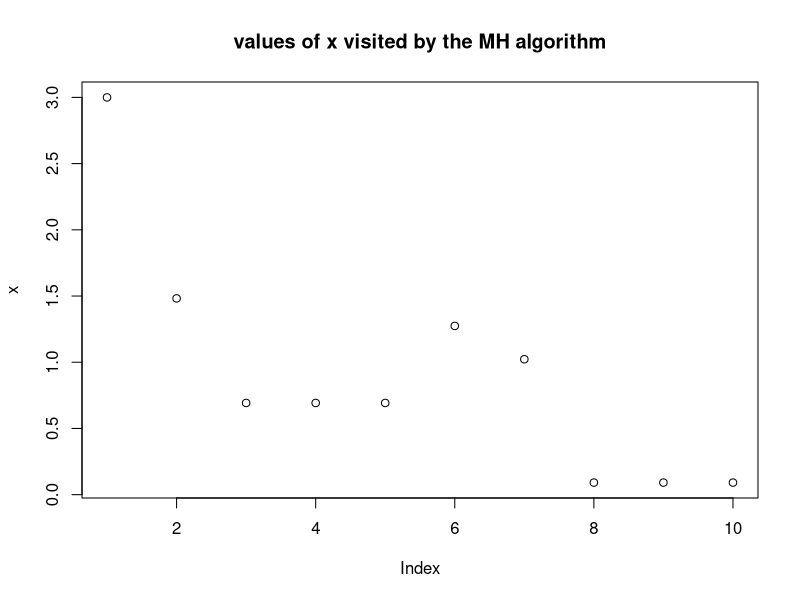
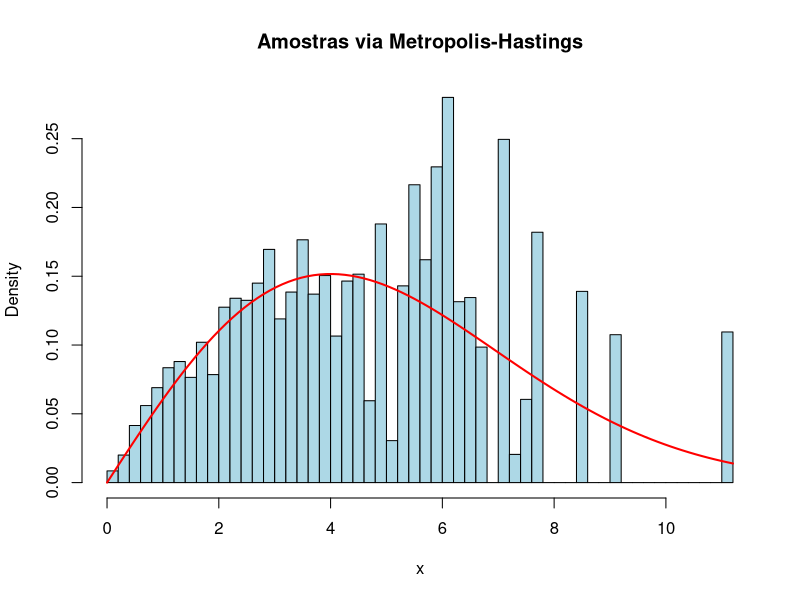
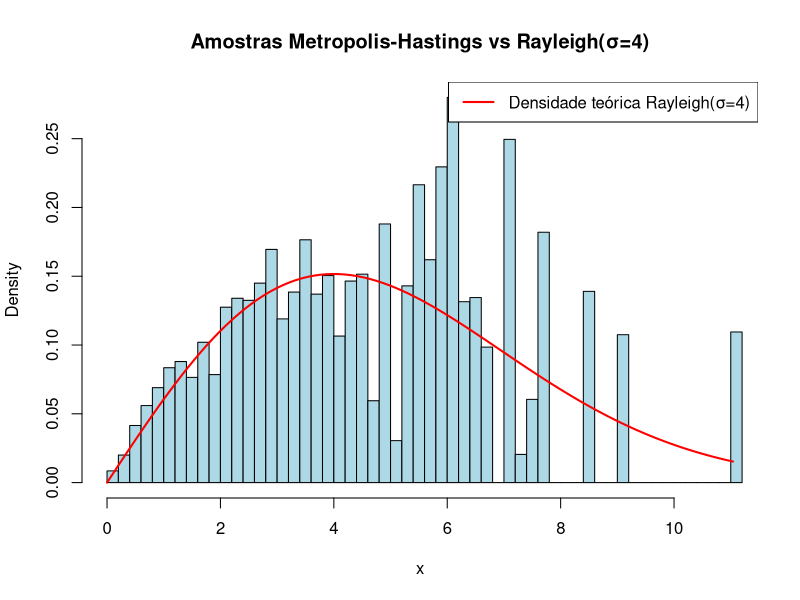
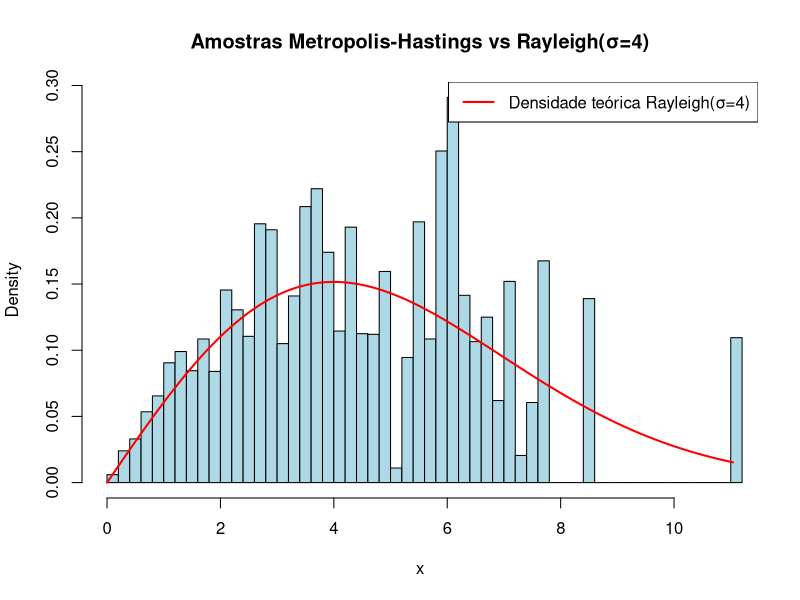

These figures' R source, in order:

# teste  ------------------------------------------------------------------

# distribuição alvo = exponencial 
# distribuição proposta = normal
target = function(x){
  return(ifelse(x<0,0,exp(-x)))
}

x = rep(2,10)
x[1] = 3     
for(i in 2:10){
  current_x = x[i-1]
  proposed_x = current_x + rnorm(1,mean=0,sd=1)
  A = target(proposed_x)/target(current_x) 
  if(runif(1)<A){
    x[i] = proposed_x       
  } else {
    x[i] = current_x        
  }
}
x

plot(x,main="values of x visited by the MH algorithm")


# aplicação rayleight -----------------------------------------------------

# distribuição alvo = rayleight 
# distribuição proposta = exponencial

  

# Função densidade da distribuição Rayleigh com sigma = 4
rayleigh_target <- function(x, sigma = 4) {
  ifelse(x < 0, 0, (x / sigma^2) * exp(-x^2 / (2 * sigma^2)))
}

# Função densidade da Exponencial(1)
exp_proposal <- function(x, lambda = 1) {
  ifelse(x < 0, 0, lambda * exp(-lambda * x))
}

# Algoritmo de Metropolis-Hastings
set.seed(123)  # para reprodutibilidade
n_samples <- 10000
samples <- numeric(n_samples)
samples[1] <- rexp(1)  # ponto inicial

for (i in 2:n_samples) {
  current_x <- samples[i - 1]
  proposed_x <- rexp(1)  # proposta a partir de Exponencial(1)
  
  # Cálculo da razão de aceitação
  A <- (rayleigh_target(proposed_x) / rayleigh_target(current_x)) *
    (exp_proposal(current_x) / exp_proposal(proposed_x))
  
  # Aceita ou rejeita
  if (runif(1) < A) {
    samples[i] <- proposed_x
  } else {
    samples[i] <- current_x
  }
}

# Visualização
hist(samples, breaks = 50, probability = TRUE, col = "lightblue",
     main = "Amostras via Metropolis-Hastings",
     xlab = "x")
curve((x / 16) * exp(-x^2 / (2 * 16)), add = TRUE, col = "red", lwd = 2)  # Densidade Rayleigh(σ=4)


# comparando --------------------------------------------------------------

library(VGAM)

# Função densidade da distribuição Rayleigh com sigma = 4
rayleigh_target <- function(x, sigma = 4) {
  ifelse(x < 0, 0, (x / sigma^2) * exp(-x^2 / (2 * sigma^2)))
}

# Função densidade da Exponencial(1)
exp_proposal <- function(x, lambda = 1) {
  ifelse(x < 0, 0, lambda * exp(-lambda * x))
}

# Algoritmo de Metropolis-Hastings
set.seed(123)
n_samples <- 10000
samples <- numeric(n_samples)
samples[1] <- rexp(1)

for (i in 2:n_samples) {
  current_x <- samples[i - 1]
  proposed_x <- rexp(1)
  
  A <- (rayleigh_target(proposed_x) / rayleigh_target(current_x)) *
    (exp_proposal(current_x) / exp_proposal(proposed_x))
  
  if (runif(1) < A) {
    samples[i] <- proposed_x
  } else {
    samples[i] <- current_x
  }
}

# Gráfico: histograma + densidade teórica com dRayleigh
hist(samples, breaks = 50, probability = TRUE, col = "lightblue",
     main = "Amostras Metropolis-Hastings vs Rayleigh(σ=4)",
     xlab = "x", xlim = c(0, max(samples)))

# Curva da densidade Rayleigh(σ=4) com dRayleigh do pacote VGAM
curve(drayleigh(x, scale = 4), add = TRUE, col = "red", lwd = 2)

legend("topright", legend = c("Densidade teórica Rayleigh(σ=4)"),
       col = c("red"), lwd = 2)

samples

mean(samples)
sd(samples)^2


# gamma -------------------------------------------------------------------

# comparando --------------------------------------------------------------

library(VGAM)

# Função densidade da distribuição Rayleigh com sigma = 4
rayleigh_target <- function(x, sigma = 4) {
  ifelse(x < 0, 0, (x / sigma^2) * exp(-x^2 / (2 * sigma^2)))
}

# Função densidade da Exponencial(1)
exp_proposal <- function(x, lambda = 1) {
  ifelse(x < 0, 0, lambda * exp(-lambda * x))
}

# Algoritmo de Metropolis-Hastings
set.seed(123)
n_samples <- 10000
samples <- rpois(n_samples, lambda = 6)
samples[1] <- rexp(1)

for (i in 2:n_samples) {
  current_x <- samples[i - 1]
  proposed_x <- rexp(1)
  
  A <- (rayleigh_target(proposed_x) / rayleigh_target(current_x)) *
    (exp_proposal(current_x) / exp_proposal(proposed_x))
  
  if (runif(1) < A) {
    samples[i] <- proposed_x
  } else {
    samples[i] <- current_x
  }
}

# Gráfico: histograma + densidade teórica com dRayleigh
hist(samples, breaks = 50, probability = TRUE, col = "lightblue",
     main = "Amostras Metropolis-Hastings vs Rayleigh(σ=4)",
     xlab = "x", xlim = c(0, max(samples)))

# Curva da densidade Rayleigh(σ=4) com dRayleigh do pacote VGAM
curve(drayleigh(x, scale = 4), add = TRUE, col = "red", lwd = 2)

legend("topright", legend = c("Densidade teórica Rayleigh(σ=4)"),
       col = c("red"), lwd = 2)

samples

mean(samples)
sd(samples)^2
